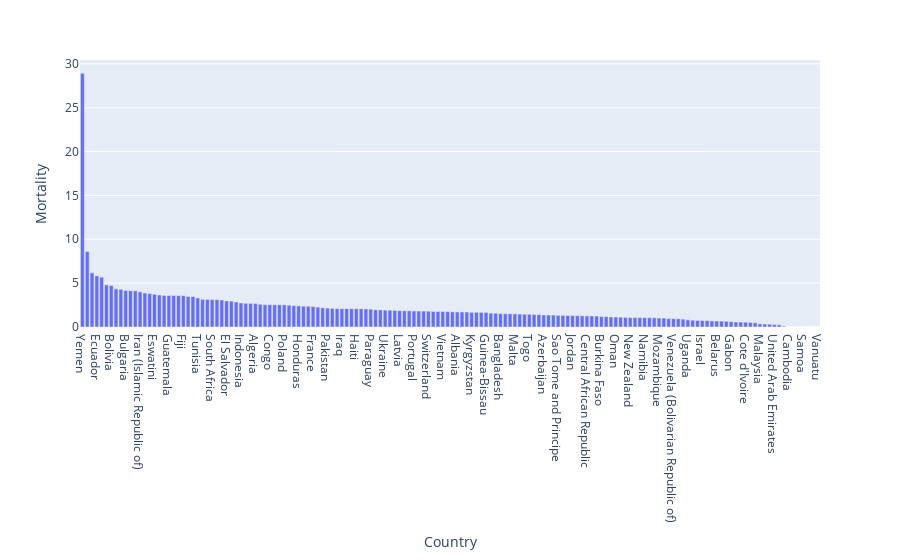

The notebook cell saved with this chart:
### Markdown cell above
Next, to identify the **top 5 countries with the highest mortality rates**, we plot the mortality rates of each country in a bar graph, sorted in descending order.

### Code cell
# Figure to present the Mortality rates of each country, sorted in descending order

fig = px.bar(food_df, x='Country', y='Mortality').update_xaxes(categoryorder="total descending")
fig.show()

### Figure 1 — Plotly figure (JSON) as saved in the notebook; plotly's stock layout.template omitted (floating-point values rounded to 4 significant figures; data arrays with more than 128 entries replaced by an {"elided": "..."} marker saying what was removed)
{"data": [{"alignmentgroup": "True", "hovertemplate": "Country=%{x}<br>Mortality=%{y}<extra></extra>", "legendgroup": "", "marker": {"color": "#636efa", "pattern": {"shape": ""}}, "name": "", "offsetgroup": "", "orientation": "v", "showlegend": false, "textposition": "auto", "type": "bar", "x": {"elided": "154 str values"}, "xaxis": "x", "y": {"elided": "154 float values"}, "yaxis": "y"}], "layout": {"barmode": "relative", "legend": {"tracegroupgap": 0}, "margin": {"t": 60}, "xaxis": {"anchor": "y", "categoryorder": "total descending", "domain": [0, 1], "title": {"text": "Country"}}, "yaxis": {"anchor": "x", "domain": [0, 1], "title": {"text": "Mortality"}}}}
